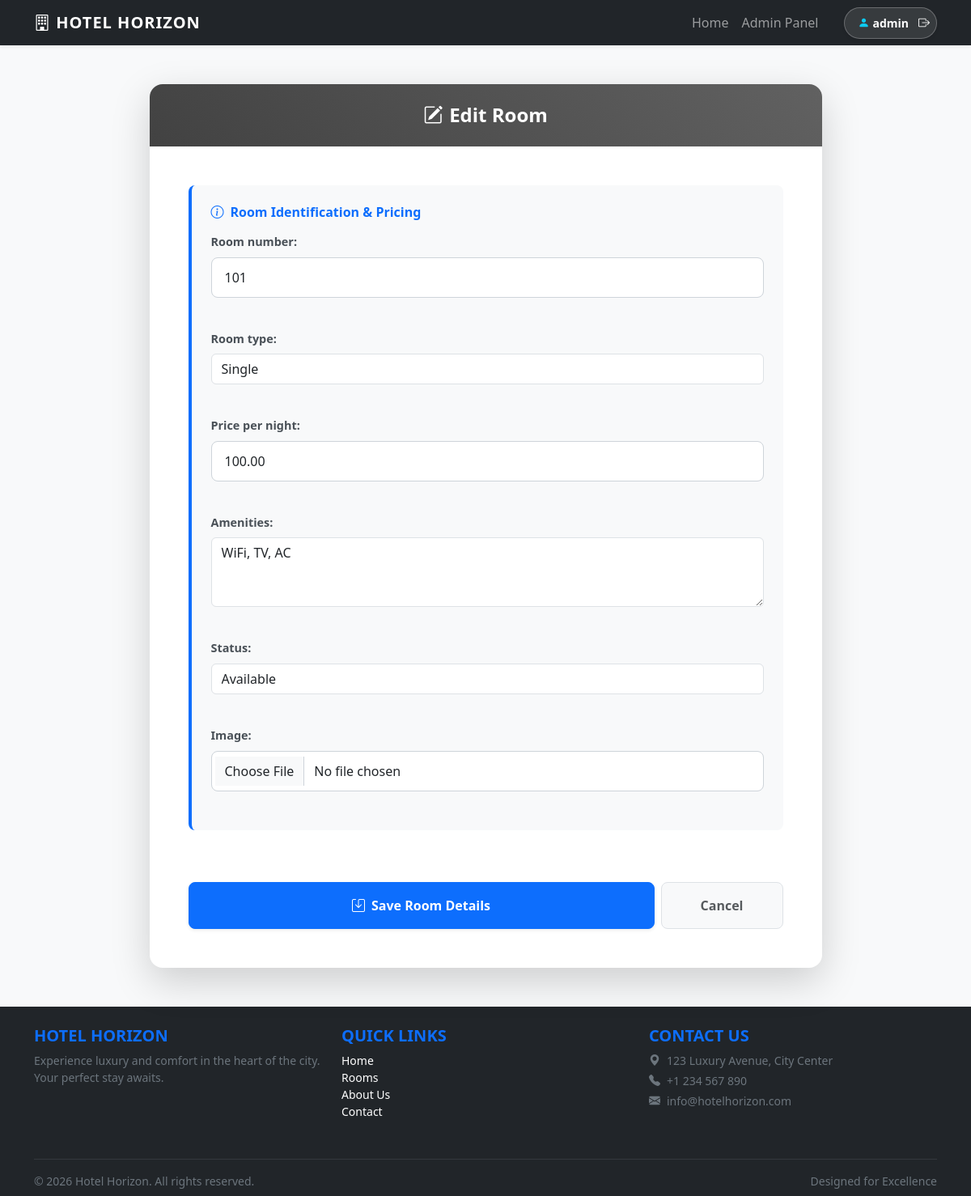
The app's page /custom-admin/rooms/edit/1/ (signed in) with its own data.
### core/models.py (models this page shows, shortened)
class CustomUser(AbstractUser):
    ROLE_CHOICES = (
        ('guest', 'Guest'),
        ('staff', 'Staff'),
        ('admin', 'Admin'),
    )
    role = models.CharField(max_length=10, choices=ROLE_CHOICES, default='guest')
    phone = models.CharField(max_length=15, blank=True, null=True)
    profession = models.CharField(max_length=100, blank=True, null=True)

class Room(models.Model):
    ROOM_TYPES = (
        ('single', 'Single'),
        ('double', 'Double'),
        ('suite', 'Suite'),
    )
    STATUS_CHOICES = (
        ('available', 'Available'),
        ('booked', 'Booked'),
        ('cleaning', 'Cleaning'),
    )
    room_number = models.CharField(max_length=10, unique=True)
    room_type = models.CharField(max_length=10, choices=ROOM_TYPES)
    price_per_night = models.DecimalField(max_digits=10, decimal_places=2)
    amenities = models.TextField(blank=True)
    status = models.CharField(max_length=10, choices=STATUS_CHOICES, default='available')
    image = models.ImageField(upload_to='rooms/', blank=True, null=True)

### core/views.py (the view)
    def wrapper(request, *args, **kwargs):
        if request.user.is_authenticated and request.user.role == 'admin':
            return view_func(request, *args, **kwargs)
        return redirect('login')

### core/forms.py
class RoomForm(forms.ModelForm):
    class Meta:
        model = Room
        fields = '__all__'
        widgets = {
            'room_type': forms.Select(attrs={'class': 'form-control'}),
            'status': forms.Select(attrs={'class': 'form-control'}),
            'amenities': forms.Textarea(attrs={'class': 'form-control', 'rows': 3}),
            'price_per_night': forms.NumberInput(attrs={'class': 'form-control'}),
            'room_number': forms.TextInput(attrs={'class': 'form-control'}),
            'image': forms.FileInput(attrs={'class': 'form-control'}),
        }

### core/views.py (called while the page is built)
def admin_required(view_func):
    def wrapper(request, *args, **kwargs):
        if request.user.is_authenticated and request.user.role == 'admin':
            return view_func(request, *args, **kwargs)
        return redirect('login')
    return wrapper

@admin_required
def edit_room(request, room_id):
    room = get_object_or_404(Room, id=room_id)
    if request.method == 'POST':
        form = RoomForm(request.POST, request.FILES, instance=room)
        if form.is_valid():
            form.save()
            return redirect('admin_dashboard')
    else:
        form = RoomForm(instance=room)
    return render(request, 'booking_form.html', {'form': form, 'title': 'Edit Room'})

### templates/booking_form.html (shortened to what this page needs)
{% extends 'base.html' %}
{% block content %}
<div class="row justify-content-center">
    <div class="col-md-9">
        <div class="card border-0 shadow-lg rounded-4 overflow-hidden mt-4">
            <div class="card-header border-0 py-4" style="background: linear-gradient(45deg, #424242, #616161);">
                <h4 class="mb-0 text-center text-white fw-bold"><i class="bi bi-pencil-square me-2"></i>{{ title }}</h4>
            </div>
            <div class="card-body p-5">
                <form method="post" enctype="multipart/form-data" class="needs-validation">
                    <div class="row g-4">
                        <div class="col-12">
                            <div class="p-4 bg-light rounded-3 border-start border-primary border-4 mb-3">
                                <h6 class="text-primary fw-bold mb-3"><i class="bi bi-info-circle me-2"></i>Room
                                    Identification & Pricing</h6>
                                <div class="row g-3">
                                    {{ form.as_p }}
                                </div>
                            </div>
                        </div>
                    </div>
                    <div class="d-flex gap-2 mt-5">
                        <button type="submit" class="btn btn-primary py-3 px-5 rounded-3 fw-bold shadow-sm flex-grow-1">
                            <i class="bi bi-save me-2"></i>Save Room Details
                        </button>
                        <a href="{% url 'admin_dashboard' %}"
                            class="btn btn-light py-3 px-5 rounded-3 fw-bold border text-muted">
                            Cancel
                        </a>
                    </div>
                </form>
            </div>
        </div>
    </div>
</div>
{% endblock %}

### templates/base.html (shortened to what this page needs)
<!DOCTYPE html>
<html lang="en">
<head>
    <link href="https://cdn.jsdelivr.net/npm/bootstrap@5.3.0/dist/css/bootstrap.min.css" rel="stylesheet">
    <link rel="stylesheet" href="https://cdn.jsdelivr.net/npm/bootstrap-icons@1.11.3/font/bootstrap-icons.min.css">
</head>
<body class="d-flex flex-column min-vh-100">
    <nav class="navbar navbar-expand-lg navbar-dark bg-dark sticky-top shadow-sm">
        <div class="container">
            <a class="navbar-brand fw-bold" href="{% url 'home' %}">
                <i class="bi bi-building"></i> HOTEL HORIZON
            </a>
            <div class="collapse navbar-collapse" id="navbarNav">
                <ul class="navbar-nav ms-auto align-items-center">
                    <li class="nav-item"><a class="nav-link" href="{% url 'home' %}">Home</a></li>
                    {% if user.is_authenticated %}
                    {% if user.role == 'guest' %}
                    <li class="nav-item"><a class="nav-link" href="{% url 'home' %}#rooms">Book Room</a></li>
                    <li class="nav-item"><a class="nav-link" href="{% url 'guest_dashboard' %}">My Bookings</a></li>
                    {% elif user.role == 'staff' %}
                    <li class="nav-item"><a class="nav-link" href="{% url 'staff_dashboard' %}">Staff Dashboard</a></li>
                    {% elif user.role == 'admin' %}
                    <li class="nav-item"><a class="nav-link" href="{% url 'admin_dashboard' %}">Admin Panel</a></li>
                    {% endif %}
                    <li class="nav-item ms-md-4 d-flex align-items-center">
                        <div
                            class="d-flex align-items-center bg-white bg-opacity-10 py-1 ps-3 pe-1 rounded-pill border border-white border-opacity-25 shadow-sm">
                            <span class="text-white small fw-bold me-2">
                                <i class="bi bi-person-fill me-1 text-info"></i>{{ user.username }}
                            </span>
                            <form action="{% url 'logout' %}" method="post" class="d-inline">
                                <button type="submit" class="btn btn-outline-light border-0 btn-sm rounded-circle p-1"
                                    title="Logout">
                                    <i class="bi bi-box-arrow-right fw-bold text-white"></i>
                                </button>
                            </form>
                        </div>
                    </li>
                    {% else %}
                    <li class="nav-item"><a class="nav-link" href="{% url 'home' %}#rooms">Rooms</a></li>
                    <li class="nav-item"><a class="nav-link" href="{% url 'login' %}">Login</a></li>
                    <li class="nav-item"><a class="nav-link btn btn-primary text-white ms-2 rounded-pill px-3"
                            href="{% url 'register' %}">Sign Up</a></li>
                    {% endif %}
                </ul>
            </div>
        </div>
    </nav>
    <main class="flex-grow-1">
        <div class="container mt-4 mb-5">
            {% block content %}{% endblock %}
        </div>
    </main>
    <footer class="bg-dark text-white pt-4 pb-2 mt-auto">
        <div class="container">
            <div class="row">
                <div class="col-md-4 mb-3">
                    <h5 class="text-uppercase fw-bold text-primary">Hotel Horizon</h5>
                    <p class="small text-secondary">Experience luxury and comfort in the heart of the city. Your perfect
                        stay awaits.</p>
                </div>
                <div class="col-md-4 mb-3">
                    <h5 class="text-uppercase fw-bold text-primary">Quick Links</h5>
                    <ul class="list-unstyled small">
                        <li><a href="{% url 'home' %}" class="text-white text-decoration-none">Home</a></li>
                        <li><a href="{% url 'home' %}#rooms" class="text-white text-decoration-none">Rooms</a></li>
                        <li><a href="#" class="text-white text-decoration-none">About Us</a></li>
                        <li><a href="#" class="text-white text-decoration-none">Contact</a></li>
                    </ul>
                </div>
                <div class="col-md-4 mb-3">
                    <h5 class="text-uppercase fw-bold text-primary">Contact Us</h5>
                    <p class="small text-secondary mb-1"><i class="bi bi-geo-alt-fill me-2"></i>123 Luxury Avenue, City
                        Center</p>
                    <p class="small text-secondary mb-1"><i class="bi bi-telephone-fill me-2"></i>+1 234 567 890</p>
                    <p class="small text-secondary"><i class="bi bi-envelope-fill me-2"></i>info@hotelhorizon.com</p>
                </div>
            </div>
            <hr class="border-secondary">
            <div class="row align-items-center">
                <div class="col-md-6 text-center text-md-start">
                    <p class="small mb-0 text-secondary">&copy; 2026 Hotel Horizon. All rights reserved.</p>
                </div>
                <div class="col-md-6 text-center text-md-end">
                    <p class="small mb-0 text-secondary">Designed for Excellence</p>
                </div>
            </div>
        </div>
    </footer>
</body>
</html>

### templates/base.html (style rules this page uses)
body { font-family: 'Segoe UI', Tahoma, Geneva, Verdana, sans-serif; background-color: #f8f9fa; }
.card { transition: transform 0.3s; }
.navbar-brand { font-weight: bold; letter-spacing: 1px; }

### templates/booking_form.html (style rules this page uses)
form p { margin-bottom: 1.5rem; }
form label { display: block; margin-bottom: 0.5rem; font-weight: 600; color: #495057; font-size: 0.9rem; }
input[type="text"], input[type="number"], select, textarea, input[type="file"] { display: block; width: 100%; padding: 0.75rem 1rem; font-size: 1rem; color: #212529; background-color: #fff; border: 1px solid #ced4da; border-radius: 0.5rem; transition: border-color .15s ease-in-out, box-shadow .15s ease-in-out; }

### records on screen
CustomUser: username "admin"
Room: room_number "101", room_type "Single", price_per_night "100.00", amenities "WiFi, TV, AC", status "Available"

### other values on screen
{{ title }} "Edit Room"
